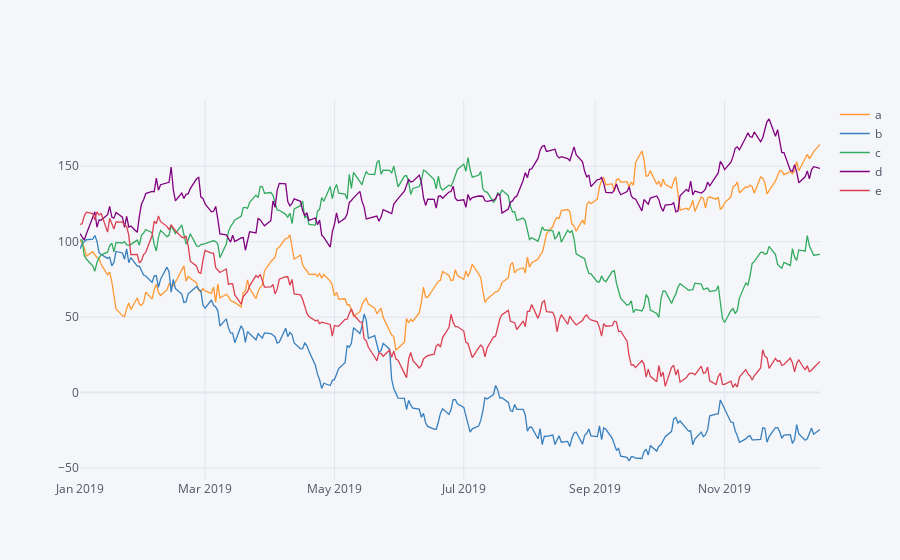

Notebook code for this chart:
### Markdown cell above
Cufflinks adds a new method to the DataFrame class: df.iplot(). This method uses plotly in the backend to create interactive plots. The code examples in this section all make use of the option to download the interactive plot as a static bitmap, which in turn is embedded in the text. In the Jupyter Notebook environment, the created plots are all interactive.

### Code cell
#This makes the use of offline notebook mode capabilities of plotly
# The df.iplot() method is called with parameter as Figure=True to allow for
# local plotting and embedding.
# The image option provides in addition a static bitmap version
# of the plot.
# The filename for the bitmap to be saved is specified
plyo.iplot(df.iplot(asFigure=True),
          image='png',
          filename='ply_01')

### Figure 1 — Plotly figure (JSON) as saved in the notebook; plotly's stock layout.template omitted (floating-point values rounded to 4 significant figures; data arrays with more than 128 entries replaced by an {"elided": "..."} marker saying what was removed)
{"data": [{"line": {"color": "rgba(255, 153, 51, 1.0)", "dash": "solid", "shape": "linear", "width": 1.3}, "mode": "lines", "name": "a", "text": "", "type": "scatter", "x": {"elided": "250 str values"}, "y": {"elided": "250 float values"}}, {"line": {"color": "rgba(55, 128, 191, 1.0)", "dash": "solid", "shape": "linear", "width": 1.3}, "mode": "lines", "name": "b", "text": "", "type": "scatter", "x": {"elided": "250 str values"}, "y": {"elided": "250 float values"}}, {"line": {"color": "rgba(50, 171, 96, 1.0)", "dash": "solid", "shape": "linear", "width": 1.3}, "mode": "lines", "name": "c", "text": "", "type": "scatter", "x": {"elided": "250 str values"}, "y": {"elided": "250 float values"}}, {"line": {"color": "rgba(128, 0, 128, 1.0)", "dash": "solid", "shape": "linear", "width": 1.3}, "mode": "lines", "name": "d", "text": "", "type": "scatter", "x": {"elided": "250 str values"}, "y": {"elided": "250 float values"}}, {"line": {"color": "rgba(219, 64, 82, 1.0)", "dash": "solid", "shape": "linear", "width": 1.3}, "mode": "lines", "name": "e", "text": "", "type": "scatter", "x": {"elided": "250 str values"}, "y": {"elided": "250 float values"}}], "layout": {"legend": {"bgcolor": "#F5F6F9", "font": {"color": "#4D5663"}}, "paper_bgcolor": "#F5F6F9", "plot_bgcolor": "#F5F6F9", "title": {"font": {"color": "#4D5663"}}, "xaxis": {"gridcolor": "#E1E5ED", "showgrid": true, "tickfont": {"color": "#4D5663"}, "title": {"font": {"color": "#4D5663"}, "text": ""}, "zerolinecolor": "#E1E5ED"}, "yaxis": {"gridcolor": "#E1E5ED", "showgrid": true, "tickfont": {"color": "#4D5663"}, "title": {"font": {"color": "#4D5663"}, "text": ""}, "zerolinecolor": "#E1E5ED"}}}
